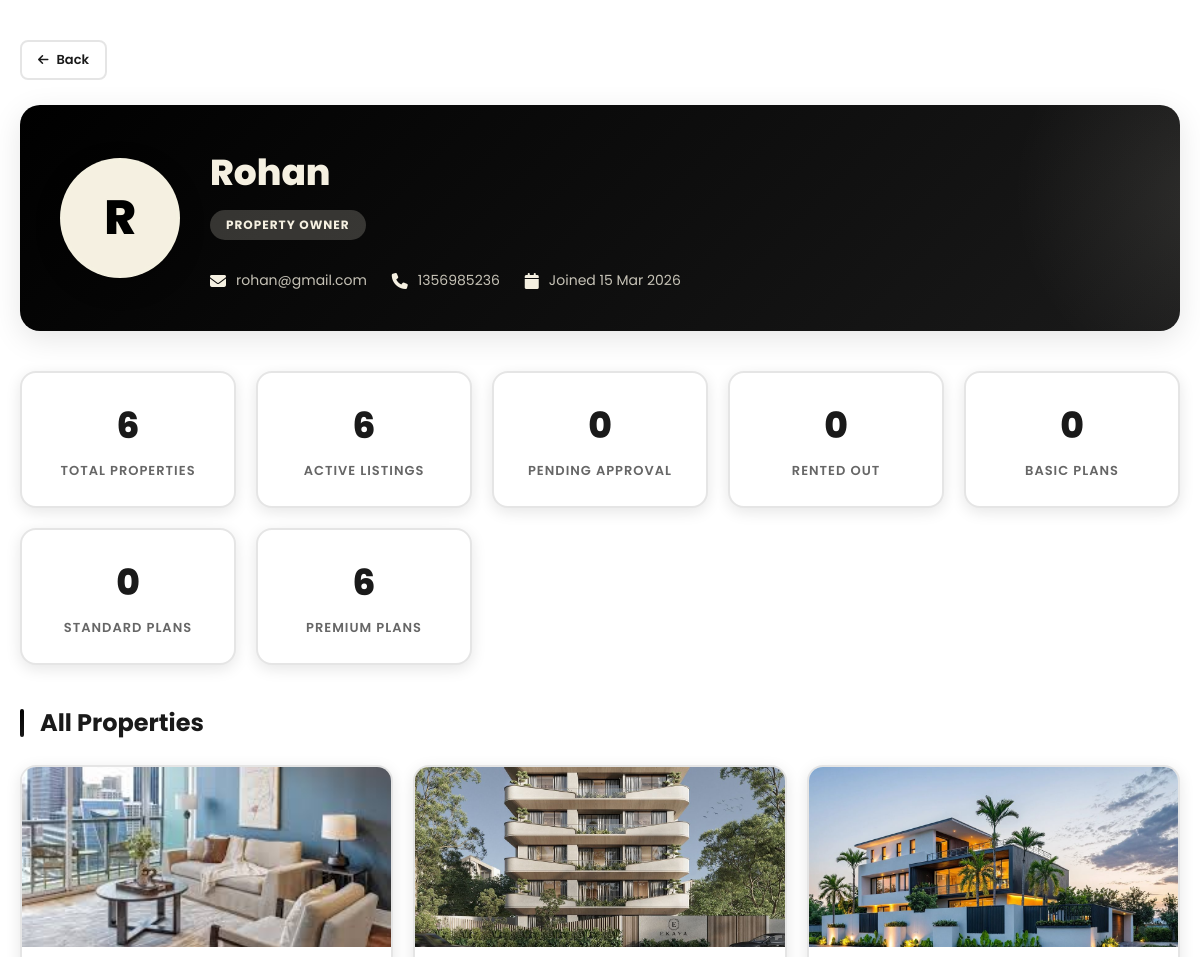
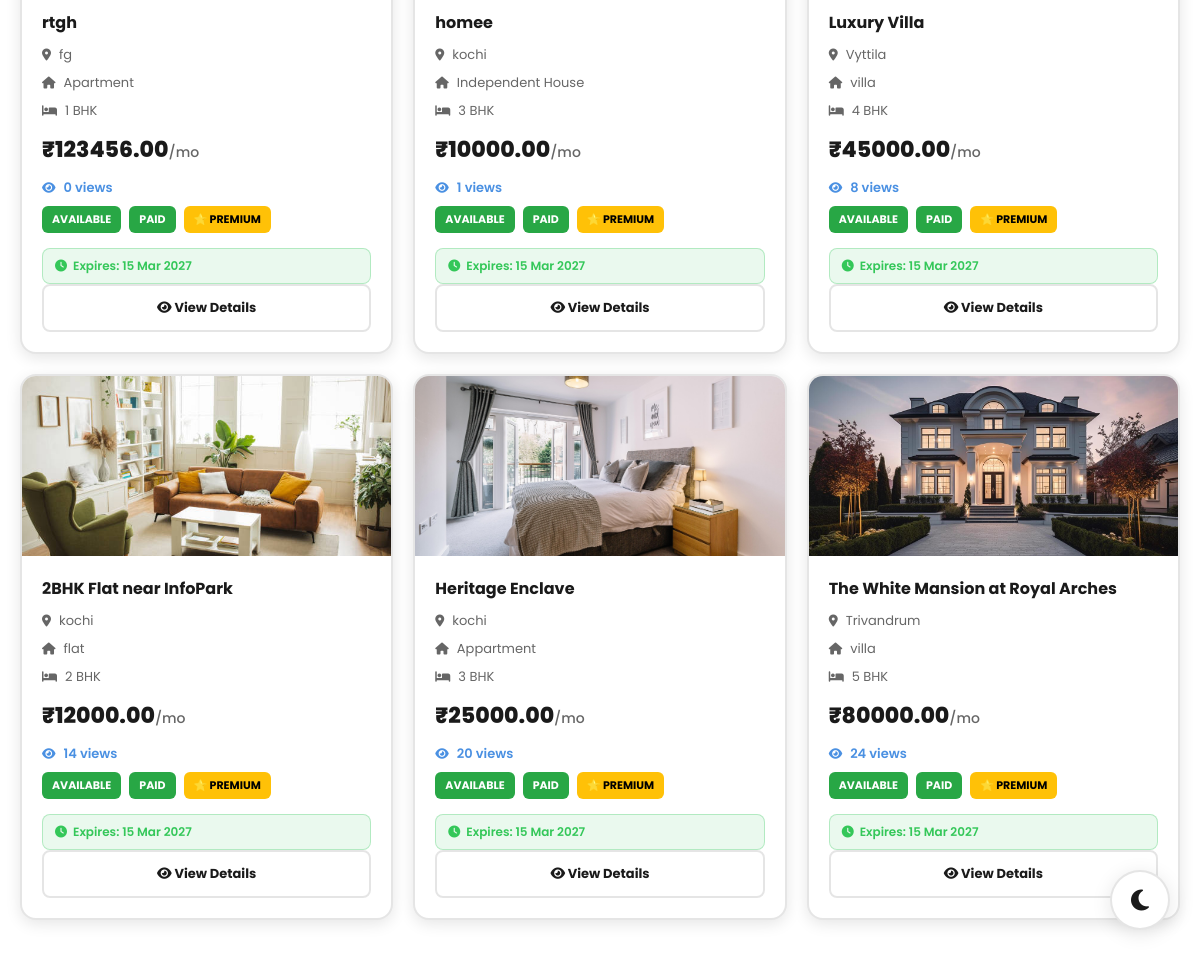
Screenshot of /admin-owner-profile/3/ (signed in) with the database file from the repository (2 pictures, top to bottom).
### core/models.py (models this page shows, shortened)
class User(AbstractUser):
    class Role(models.TextChoices):
        ADMIN = "ADMIN", "Admin"
        OWNER = "OWNER", "Owner"
        TENANT = "TENANT", "Tenant"
    email = models.EmailField(unique=True, null=False, blank=False)
    role = models.CharField(max_length=50, choices=Role.choices, default=Role.TENANT)
    profile_image = models.ImageField(upload_to='profiles/', blank=True, null=True)
    phone_number = models.CharField(max_length=15, blank=True, null=True)
    groups = models.ManyToManyField(
        'auth.Group',
        related_name='custom_user_set',
        blank=True,
        help_text='The groups this user belongs to.',
        verbose_name='groups',
    )
    user_permissions = models.ManyToManyField(
        'auth.Permission',
        related_name='custom_user_set',
        blank=True,
        help_text='Specific permissions for this user.',
        verbose_name='user permissions',
    )

class Property(models.Model):
    class Status(models.TextChoices):
        PENDING_APPROVAL = "PENDING", "Pending Approval"
        AVAILABLE = "AVAILABLE", "Available"
        RENTED = "RENTED", "Rented"
        MAINTENANCE = "MAINTENANCE", "Maintenance"
        REJECTED = "REJECTED", "Rejected"
    class PropertyType(models.TextChoices):
        APARTMENT = "Apartment", "Apartment"
        VILLA = "Villa", "Villa"
        INDEPENDENT_HOUSE = "Independent House", "Independent House"
        FLAT = "Flat", "Flat"
        DUPLEX = "Duplex", "Duplex"
        PENTHOUSE = "Penthouse", "Penthouse"
        STUDIO = "Studio", "Studio"
        OTHER = "Other", "Other"
    class Furnishing(models.TextChoices):
        UNFURNISHED = "UNFURNISHED", "Unfurnished"
        SEMI_FURNISHED = "SEMI_FURNISHED", "Semi-Furnished"
        FULLY_FURNISHED = "FULLY_FURNISHED", "Fully Furnished"
    class Facing(models.TextChoices):
        NORTH = "NORTH", "North"
        SOUTH = "SOUTH", "South"
        EAST = "EAST", "East"
        WEST = "WEST", "West"
        NORTHEAST = "NORTHEAST", "North-East"
        NORTHWEST = "NORTHWEST", "North-West"
        SOUTHEAST = "SOUTHEAST", "South-East"
        SOUTHWEST = "SOUTHWEST", "South-West"
    owner = models.ForeignKey(User, on_delete=models.CASCADE, related_name='properties')
    title = models.CharField(max_length=255)
    ad_title = models.CharField(max_length=255, blank=True, null=True, help_text="Short ad title")
    description = models.TextField()
    price = models.DecimalField(max_digits=10, decimal_places=2)
    location = models.CharField(max_length=255)
    latitude = models.DecimalField(max_digits=9, decimal_places=6, blank=True, null=True, help_text="Latitude coordinate (optional)")
    longitude = models.DecimalField(max_digits=9, decimal_places=6, blank=True, null=True, help_text="Longitude coordinate (optional)")
    property_type = models.CharField(max_length=100, choices=PropertyType.choices, default=PropertyType.APARTMENT)
    bhk = models.IntegerField(default=1, help_text="Number of BHKs (Bedrooms)")
    bathrooms = models.IntegerField(default=1, help_text="Number of bathrooms")
    furnishing = models.CharField(max_length=50, choices=Furnishing.choices, default=Furnishing.SEMI_FURNISHED)
    super_built_area = models.DecimalField(max_digits=10, decimal_places=2, default=0, help_text="Super built area in sqft")
    bachelors_allowed = models.BooleanField(default=True, help_text="Are bachelors allowed?")
    total_floors = models.IntegerField(default=1, help_text="Total floors in the building")
    facing = models.CharField(max_length=50, choices=Facing.choices, default=Facing.NORTH)
    built_year = models.IntegerField(blank=True, null=True, help_text="Year the property was built")
    amenities = models.TextField(help_text="Comma-separated list of amenities", blank=True)
    status = models.CharField(max_length=50, choices=Status.choices, default=Status.PENDING_APPROVAL)
    rejection_reason = models.TextField(blank=True, null=True, help_text="Reason for rejection by admin")
    is_paid = models.BooleanField(default=False)
    plan_type = models.CharField(max_length=20, choices=[
        ('basic', 'Basic Plan'),
        ('standard', 'Standard Plan'),
        ('premium', 'Premium Plan')
    ], default='basic', help_text="Selected plan type")
    plan_expiry_date = models.DateTimeField(blank=True, null=True, help_text="Date when the plan expires")
    views_count = models.IntegerField(default=0, help_text="Number of times this property has been viewed")
    created_at = models.DateTimeField(auto_now_add=True)
    updated_at = models.DateTimeField(auto_now=True)
    class Meta:
        verbose_name_plural = "Properties"
    def is_plan_active(self):
        from django.utils import timezone
        if self.plan_expiry_date:
            return timezone.now() < self.plan_expiry_date
        return False
    def days_remaining(self):
        from django.utils import timezone
        if self.plan_expiry_date:
            delta = self.plan_expiry_date - timezone.now()
            return max(0, delta.days)
        return 0

class PropertyImage(models.Model):
    property = models.ForeignKey(Property, on_delete=models.CASCADE, related_name='images')
    image = models.ImageField(upload_to='property_images/')

### core/views.py (the view)
# urls.py: path('admin-owner-profile/<int:id>/', views.owner_profile_view, name='owner_profile'),
@login_required
def owner_profile_view(request, id):
    if not (request.user.is_superuser or request.user.role == 'ADMIN'):
        messages.error(request, "You don't have permission to view this page.")
        return redirect('dashboard')
    from django.utils import timezone
    owner = get_object_or_404(User, id=id, role='OWNER')
    properties = Property.objects.filter(owner=owner, is_paid=True).order_by('-created_at')
    for prop in properties:
        if prop.plan_expiry_date:
            prop.is_plan_active = prop.is_plan_active()
            prop.days_left = prop.days_remaining()
        else:
            prop.is_plan_active = False
            prop.days_left = 0
    total_properties = properties.count()
    active_properties = properties.filter(
        status=Property.Status.AVAILABLE,
        is_paid=True,
        plan_expiry_date__gt=timezone.now()
    ).count()
    pending_properties = properties.filter(status=Property.Status.PENDING_APPROVAL, is_paid=True).count()
    rented_properties = properties.filter(status=Property.Status.RENTED).count()
    basic_count = properties.filter(plan_type='basic', is_paid=True, plan_expiry_date__gt=timezone.now()).count()
    standard_count = properties.filter(plan_type='standard', is_paid=True, plan_expiry_date__gt=timezone.now()).count()
    premium_count = properties.filter(plan_type='premium', is_paid=True, plan_expiry_date__gt=timezone.now()).count()
    context = {
        'owner': owner,
        'properties': properties,
        'total_properties': total_properties,
        'active_properties': active_properties,
        'pending_properties': pending_properties,
        'rented_properties': rented_properties,
        'basic_count': basic_count,
        'standard_count': standard_count,
        'premium_count': premium_count,
    }
    return render(request, 'core/owner_profile.html', context)

### core/templates/core/owner_profile.html (shortened to what this page needs)
{% load static %}
<!DOCTYPE html>
<html lang="en">
<head>
    <link href="https://cdnjs.cloudflare.com/ajax/libs/font-awesome/6.4.0/css/all.min.css" rel="stylesheet">
</head>
<body>
    <div class="container">
        <a href="{% url 'dashboard' %}" class="back-btn">
            <i class="fas fa-arrow-left"></i>
            Back
        </a>
        <div class="profile-header">
            <div class="profile-content">
                <div class="profile-avatar">
                    {% if owner.profile_image %}
                        <img src="{{ owner.profile_image.url }}" alt="{{ owner.username }}">
                    {% else %}
                        {{ owner.username|first|upper }}
                    {% endif %}
                </div>
                <div class="profile-info">
                    <h1 class="profile-name">{{ owner.username }}</h1>
                    <span class="profile-role">PROPERTY OWNER</span>
                    <div class="profile-details">
                        <div class="profile-detail">
                            <i class="fas fa-envelope"></i>
                            <span>{{ owner.email }}</span>
                        </div>
                        {% if owner.phone_number %}
                        <div class="profile-detail">
                            <i class="fas fa-phone"></i>
                            <span>{{ owner.phone_number }}</span>
                        </div>
                        {% endif %}
                        <div class="profile-detail">
                            <i class="fas fa-calendar"></i>
                            <span>Joined {{ owner.date_joined|date:"d M Y" }}</span>
                        </div>
                    </div>
                </div>
            </div>
        </div>
        <div class="stats-grid">
            <div class="stat-card">
                <div class="stat-value">{{ total_properties }}</div>
                <div class="stat-label">Total Properties</div>
            </div>
            <div class="stat-card">
                <div class="stat-value">{{ active_properties }}</div>
                <div class="stat-label">Active Listings</div>
            </div>
            <div class="stat-card">
                <div class="stat-value">{{ pending_properties }}</div>
                <div class="stat-label">Pending Approval</div>
            </div>
            <div class="stat-card">
                <div class="stat-value">{{ rented_properties }}</div>
                <div class="stat-label">Rented Out</div>
            </div>
            <div class="stat-card">
                <div class="stat-value">{{ basic_count }}</div>
                <div class="stat-label">Basic Plans</div>
            </div>
            <div class="stat-card">
                <div class="stat-value">{{ standard_count }}</div>
                <div class="stat-label">Standard Plans</div>
            </div>
            <div class="stat-card">
                <div class="stat-value">{{ premium_count }}</div>
                <div class="stat-label">Premium Plans</div>
            </div>
        </div>
        <h2 class="section-title">All Properties</h2>
        {% if properties %}
            <div class="properties-grid">
                {% for property in properties %}
                    <div class="property-card">
                        <div class="property-image">
                            {% if property.images.first %}
                                <img src="{{ property.images.first.image.url }}" alt="{{ property.title }}">
                            {% else %}
                                <div style="width: 100%; height: 100%; background: #6c757d; display: flex; align-items: center; justify-content: center; color: white;">
                                    <i class="fas fa-home" style="font-size: 48px;"></i>
                                </div>
                            {% endif %}
                        </div>
                        <div class="property-content">
                            <h3 class="property-title">{{ property.title }}</h3>
                            <div class="property-info">
                                <i class="fas fa-map-marker-alt"></i>
                                <span>{{ property.location }}</span>
                            </div>
                            <div class="property-info">
                                <i class="fas fa-home"></i>
                                <span>{{ property.property_type }}</span>
                            </div>
                            <div class="property-info">
                                <i class="fas fa-bed"></i>
                                <span>{{ property.bhk }} BHK</span>
                            </div>
                            <div class="property-price">₹{{ property.price }}<span style="font-size: 14px; font-weight: 500; color: var(--text-light);">/mo</span></div>
                            <div class="property-info" style="color: #4a90e2; margin-top: 8px;">
                                <i class="fas fa-eye"></i>
                                <span style="font-weight: 600;">{{ property.views_count }} views</span>
                            </div>
                            <div class="property-badges">
                                <span class="badge {% if property.status == 'AVAILABLE' %}bg-success{% elif property.status == 'PENDING' %}bg-warning{% elif property.status == 'RENTED' %}bg-info{% else %}bg-secondary{% endif %}">
                                    {{ property.get_status_display }}
                                </span>
                                <span class="badge {% if property.is_paid %}bg-success{% else %}bg-warning{% endif %}">
                                    {% if property.is_paid %}PAID{% else %}PENDING{% endif %}
                                </span>
                                {% if property.is_paid and property.plan_type %}
                                    <span class="badge {% if property.plan_type == 'premium' %}bg-warning{% elif property.plan_type == 'standard' %}bg-primary{% else %}bg-secondary{% endif %}">
                                        {% if property.plan_type == 'premium' %}⭐ PREMIUM{% elif property.plan_type == 'standard' %}STANDARD{% else %}BASIC{% endif %}
                                    </span>
                                {% endif %}
                            </div>
                            {% if property.is_paid and property.plan_expiry_date %}
                                <div class="plan-expiry {% if property.is_plan_active %}active{% else %}expired{% endif %}">
                                    <i class="fas fa-clock"></i>
                                    <span>
                                        {% if property.is_plan_active %}
                                            Expires: {{ property.plan_expiry_date|date:"d M Y" }}
                                        {% else %}
                                            Expired: {{ property.plan_expiry_date|date:"d M Y" }}
                                        {% endif %}
                                    </span>
                                </div>
                            {% endif %}
                            <a href="{% url 'property_details' property.id %}" class="btn-view">
                                <i class="fas fa-eye"></i> View Details
                            </a>
                        </div>
                    </div>
                {% endfor %}
            </div>
        {% else %}
            <div class="empty-state">
                <i class="fas fa-home"></i>
                <p>This owner hasn't uploaded any properties yet.</p>
            </div>
        {% endif %}
    </div>
    <button class="theme-toggle" onclick="toggleTheme()" title="Toggle Dark Mode">
        <i class="fas fa-moon" id="themeIcon"></i>
    </button>
</body>
</html>

### rows the page displays
User: username|first "R", username "Rohan", email "rohan@gmail.com", phone_number "1356985236", date_joined "15 Mar 2026"
Property: images.first.image (picture), title "rtgh", location "fg", property_type "Apartment", bhk "1", price "123456.00", views_count "0", status "AVAILABLE", is_paid "PAID", plan_expiry_date "15 Mar 2027"
Property: images.first.image (picture), title "homee", location "kochi", property_type "Independent House", bhk "3", price "10000.00", views_count "1", status "AVAILABLE", is_paid "PAID", plan_expiry_date "15 Mar 2027"
Property: images.first.image (picture), title "Luxury Villa", location "Vyttila", property_type "villa", bhk "4", price "45000.00", views_count "8", status "AVAILABLE", is_paid "PAID", plan_expiry_date "15 Mar 2027"
Property: images.first.image (picture), title "2BHK Flat near InfoPark", location "kochi", property_type "flat", bhk "2", price "12000.00", views_count "14", status "AVAILABLE", is_paid "PAID", plan_expiry_date "15 Mar 2027"
Property: images.first.image (picture), title "Heritage Enclave", location "kochi", property_type "Appartment", bhk "3", price "25000.00", views_count "20", status "AVAILABLE", is_paid "PAID", plan_expiry_date "15 Mar 2027"
Property: images.first.image (picture), title "The White Mansion at Royal Arches", location "Trivandrum", property_type "villa", bhk "5", price "80000.00", views_count "24", status "AVAILABLE", is_paid "PAID", plan_expiry_date "15 Mar 2027"

### other values shown
{{ total_properties }} "6"
{{ active_properties }} "6"
{{ pending_properties }} "0"
{{ rented_properties }} "0"
{{ basic_count }} "0"
{{ standard_count }} "0"
{{ premium_count }} "6"
